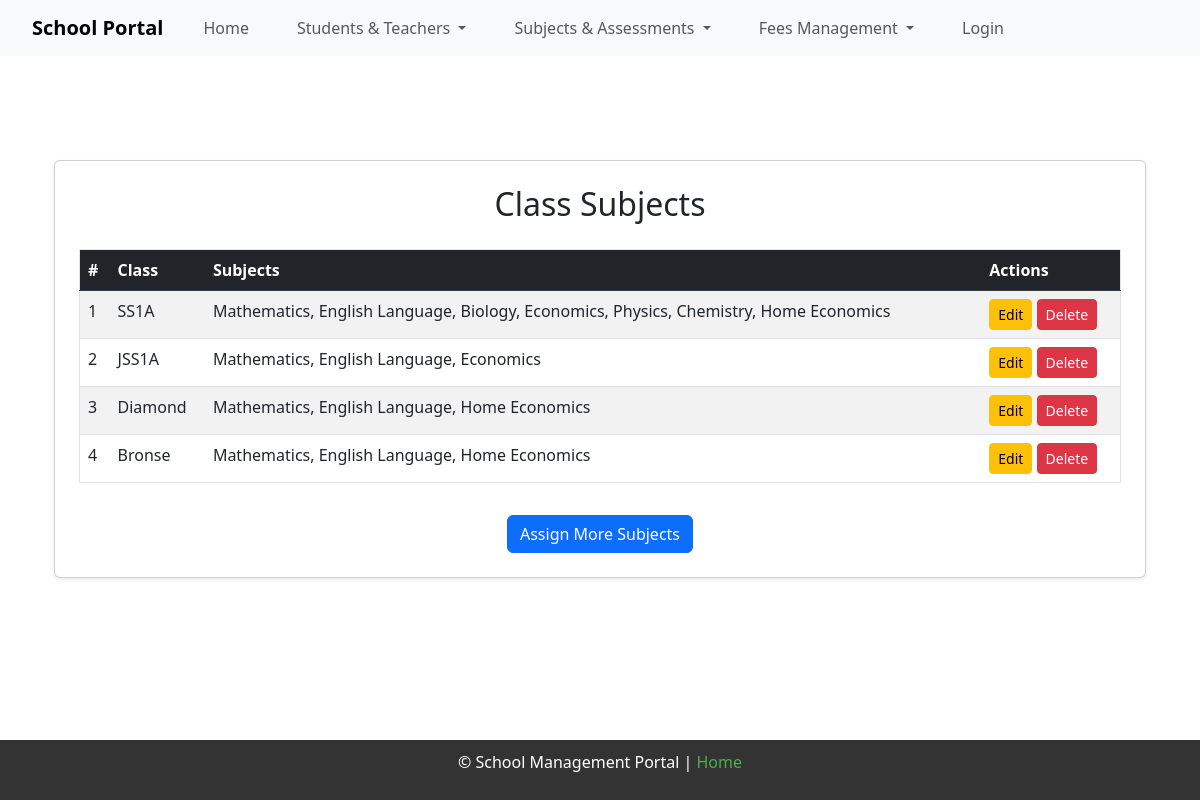
Page /class_subjects on the committed database.
### models.py (models this page shows, shortened)
class Class(db.Model):
    __tablename__ = 'classes'
    id = db.Column(db.Integer, primary_key=True)
    class_name = db.Column(db.String(100), unique=True, nullable=False)
    class_level = db.Column(db.String(50), nullable=False)
    class_category = db.Column(db.String(50), nullable=False)
    school_id = db.Column(
        db.Integer,
        db.ForeignKey('schools.id', name='fk_classes_school_id'),
        nullable=False
    )
    students = db.relationship('Student', backref='class_', lazy=True)
    teachers = db.relationship('Teacher', secondary=class_teacher_association, backref='classes')
    fee_components = db.relationship('ClassFeeComponent', backref='class_assoc', lazy=True)

### routes.py (the view)
@main.route('/class_subjects')
def view_class_subjects():
    subject_alias = aliased(Subject)
    class_subjects = db.session.query(
        Class.class_name.label("class_name"),
        subject_alias.name.label("subject_name")
    ).join(ClassSubject, Class.id == ClassSubject.class_id) \
     .join(subject_alias, subject_alias.id == ClassSubject.subject_id) \
     .all()
    grouped_class_subjects = {}
    for cs in class_subjects:
        grouped_class_subjects.setdefault(cs.class_name, []).append(cs.subject_name)
    return render_template("view_class_subjects.html", grouped_class_subjects=grouped_class_subjects)

### __init__.py (called while the page is built)
def create_app():
    app = Flask(__name__)
    app.config.from_object(Config)
    app.config['UPLOAD_FOLDER'] = os.path.join(os.getcwd(), 'static/uploads')
    @app.before_request
    def before_request():
        g.current_user = current_user
    db.init_app(app)
    migrate.init_app(app, db)
    bootstrap.init_app(app)
    login_manager.init_app(app)
    login_manager.login_view = 'main.login'
    app.static_folder ='static'
    app.static_url_path = '/static'
    with app.app_context():
        from . import models
        from .routes import main
        app.register_blueprint(main)
        db.create_all()
    return app

### templates/view_class_subjects.html
{% extends "base.html" %}
{% block content %}
<div class="container mt-4">
    <div class="card shadow-sm p-4">
        <h2 class="text-center mb-3">Class Subjects</h2>
        {% if grouped_class_subjects %}
        <div class="table-responsive">
            <table class="table table-striped table-hover">
                <thead class="table-dark">
                    <tr>
                        <th>#</th>
                        <th>Class</th>
                        <th>Subjects</th>
                        <th>Actions</th>
                    </tr>
                </thead>
                <tbody>
                    {% for class_name, subjects in grouped_class_subjects.items() %}
                    <tr>
                        <td>{{ loop.index }}</td>
                        <td>{{ class_name }}</td>
                        <td>{{ subjects | join(', ') }}</td>
                        <td>
                            <a href="{{ url_for('main.edit_class_subject', class_name=class_name) }}" class="btn btn-sm btn-warning">Edit</a>
                            <a href="{{ url_for('main.delete_class_subject', class_name=class_name) }}" class="btn btn-sm btn-danger" onclick="return confirm('Are you sure?');">Delete</a>
                        </td>
                    </tr>
                    {% endfor %}
                </tbody>
            </table>
        </div>
        {% else %}
        <p class="text-center text-muted">No subjects assigned to any class yet.</p>
        {% endif %}
        <div class="text-center mt-3">
            <a href="{{ url_for('main.assign_subject_to_class') }}" class="btn btn-primary">Assign More Subjects</a>
        </div>
    </div>
</div>
{% endblock %}

### static/style.css (style rules this page uses)
html, body { margin: 0; padding: 0; height: 100%; font-family: Arial, sans-serif; display: flex; flex-direction: column; }
.container { flex: 1; padding: 20px; }
.container { margin: 20px; }
table { width: 100%; border-collapse: collapse; margin-top: 10px; }
table, th, td { border: 1px solid #ddd; padding: 8px; }
th { background-color: #f2f2f2; font-weight: bold; }
h2 { color: #333; margin-bottom: 20px; }

### rows in the picture
Class: class_name "SS1A", subjects "Mathematics, English Language, Biology, Economics, Physics, Chemistry, Home Economics"
Class: class_name "JSS1A", subjects "Mathematics, English Language, Economics"
Class: class_name "Diamond", subjects "Mathematics, English Language, Home Economics"
Class: class_name "Bronse", subjects "Mathematics, English Language, Home Economics"
